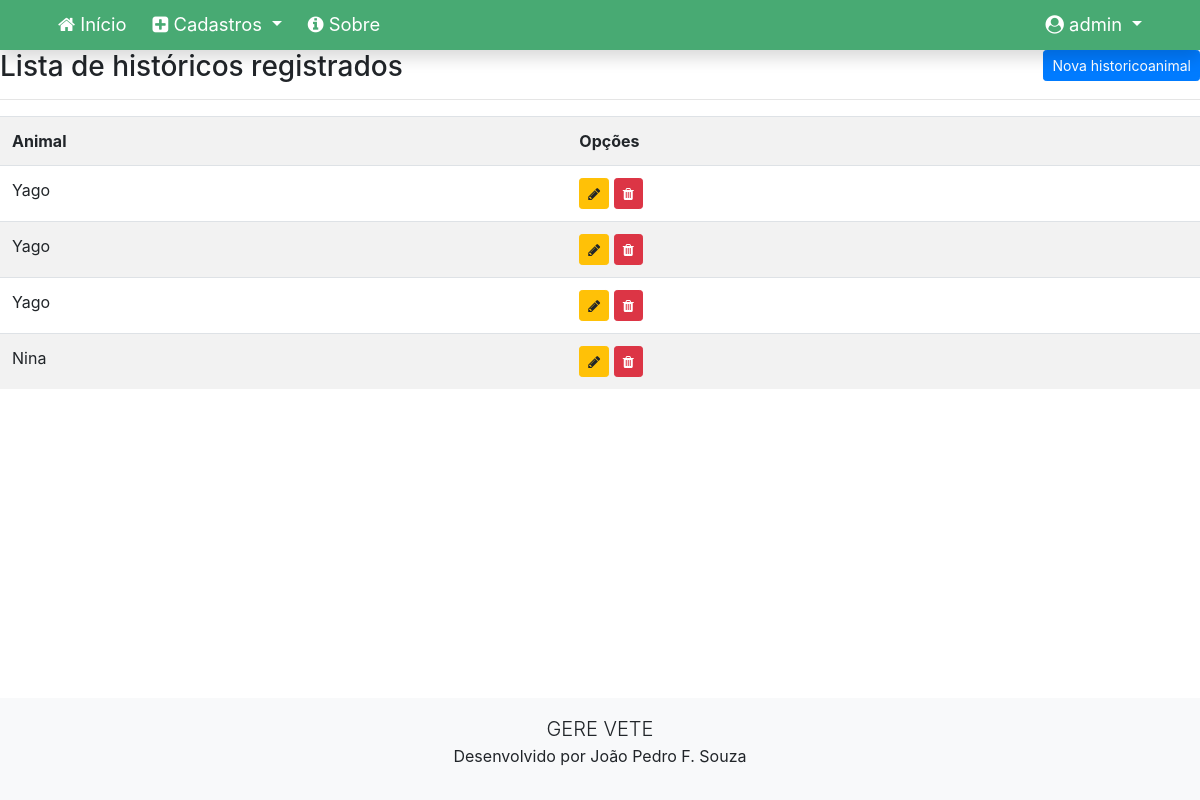
Page /listar/historicos/ (signed in) on the committed database.
### cadastros/models.py (models this page shows, shortened)
class HistoricoAnimal(models.Model):
    animal = models.ForeignKey(Animal, on_delete=models.CASCADE)
    observacoes = models.TextField()
    medicamento = models.CharField(max_length=100)

class Animal(models.Model):
    nome = models.CharField(max_length=100)
    lote = models.CharField(max_length=100)
    nomePai = models.CharField(max_length=100)
    numeroPai = models.CharField(max_length=100)
    nomeMae = models.CharField(max_length=100)
    numeroMae = models.CharField(max_length=100)
    motivoBaixa = models.CharField(max_length=100)
    partosNaoLancados = models.IntegerField()
    dataNascimento = models.DateField()
    dataBaixa = models.DateField()
    fazenda = models.ForeignKey(Fazenda, on_delete=models.CASCADE)
    usuario = models.ForeignKey(User, on_delete=models.PROTECT)

### cadastros/views.py (the view)
# urls.py: path('listar/historicos/', HistoricoanimalList.as_view(), name='historicoanimal-list'),
class HistoricoanimalList(LoginRequiredMixin, ListView):
    login_url = reverse_lazy('login')
    model = HistoricoAnimal
    template_name = 'cadastros/listas/historicoanimal.html'

### cadastros/templates/cadastros/listas/historicoanimal.html (shortened to what this page needs)
{% extends 'paginas/modelo-blue-deep.html' %}
{% load static %}
{% block conteudo %}
<h3>
    Lista de históricos registrados
    <a href="{% url 'historicoanimal-create' %}" class="btn btn-primary btn-sm float-right">Nova historicoanimal</a>
</h3>
<hr>
<div class="table-responsive">
    <table class="table table-striped">
        <tr>
            <th>Animal</th>
            <th>Opções</th>
        </tr>
        {% for historicoanimal in object_list %}
        <tr>
            <td>{{ historicoanimal.animal.nome}}</td>
            <td>
                <a href="{% url 'historicoanimal-update' historicoanimal.pk %}" class="btn btn-warning btn-sm" title="Editar">
                    <i class="fa fa-pencil" aria-hidden="true"></i>
                </a>
                <a href="{% url 'historicoanimal-delete' historicoanimal.pk %}" class="btn btn-danger btn-sm" title="Excluir">
                    <i class="fa fa-trash" aria-hidden="true"></i>
                </a>
            </td>
        </tr>
        {% empty %}
        <tr>
            <td colspan="3">Nenhum histórico registrado.</td>
        </tr>
        {% endfor %}
    </table>
</div>
{% endblock %}

### paginas/templates/paginas/modelo-blue-deep.html (shortened to what this page needs)
{% load static %}
<!doctype html>
<html lang="pt-br" class="h-100">
<head>
    <link href="{% static 'css/bootstrap.min.css' %}" rel="stylesheet">
    <link href="{% static 'css/font-awesome.min.css' %}" rel="stylesheet">
    <link href="{% static 'css/gerevete.css' %}" rel="stylesheet">
    <link rel="stylesheet" type="text/css" href="https://cdn.datatables.net/v/bs4/dt-1.10.22/datatables.min.css" />
</head>
<body class="d-flex flex-column h-100">
    <main role="main" class="flex-shrink-0">
        {% block menu %}
        <nav class="navbar navbar-expand-lg navbar-dark bg-gerevete font-115 shadow">
            <div class="container">
                <div class="collapse navbar-collapse" id="navbarNavDropdown">
                    <ul class="navbar-nav mr-auto">
                        <li class="nav-item">
                            <a class="nav-link" href="{% url 'index' %}">
                                <i class="fa fa-home" aria-hidden="true"></i>
                                Início
                            </a>
                        </li>
                        {% if request.user.is_authenticated %}
                        <li class="nav-item dropdown">
                            <a class="nav-link dropdown-toggle text-white" href="#" id="navbarDropdownMenuLink"
                                role="button" data-toggle="dropdown" aria-haspopup="true" aria-expanded="false">
                                <i class="fa fa-plus-square" aria-hidden="true"></i>
                                Cadastros
                            </a>
                        </li>
                        {% endif %}
                        <li class="nav-item ">
                            <a class="nav-link" href="{% url 'sobre' %}">
                                <i class="fa fa-info-circle" aria-hidden="true"></i>
                                Sobre
                            </a>
                        </li>
                    </ul>
                    <ul class="navbar-nav">
                        {% if request.user.is_authenticated %}
                        <li class="nav-item dropdown">
                            <a class="nav-link dropdown-toggle text-white" href="#" id="navbarDropdownMenuLink"
                                role="button" data-toggle="dropdown" aria-haspopup="true" aria-expanded="false">
                                <i class="fa fa-user-circle" aria-hidden="true"></i>
                                <span id="username">{{ request.user }}</span>
                            </a>
                        </li>
                        {% endif %}
                    </ul>
                </div>
            </div>
        </nav>
        {% endblock %}
        {% block conteudo %}{% endblock %}
    </main>
    <footer class="mt-auto">
        {% block rodape %}
        <div class="container-fluid bg-light text-center p-3">
            <div class="row">
                <div class="col-md-4 mx-auto text-center">
                    <p>
                        <span class="lead">GERE VETE</span><br>
                        <span>Desenvolvido por João Pedro F. Souza</span>
                    </p>
                </div>
            </div>
            {% endblock %}
    </footer>
</body>
</html>

### static/css/gerevete.css (style rules this page uses)
.bg-gerevete { background-color: #48aa73; }
.font-115 { font-size: 115%; }
.navbar { padding: 0 !important; }
.navbar a.nav-link { color: white !important; }
.navbar .nav-item { padding: 3px 5px; }
table td { max-width: 500px; }

### rows in the picture
HistoricoAnimal: animal.nome "Yago"
HistoricoAnimal: animal.nome "Yago"
HistoricoAnimal: animal.nome "Yago"
HistoricoAnimal: animal.nome "Nina"

### other values in the picture
{{ request.user }} "admin"
